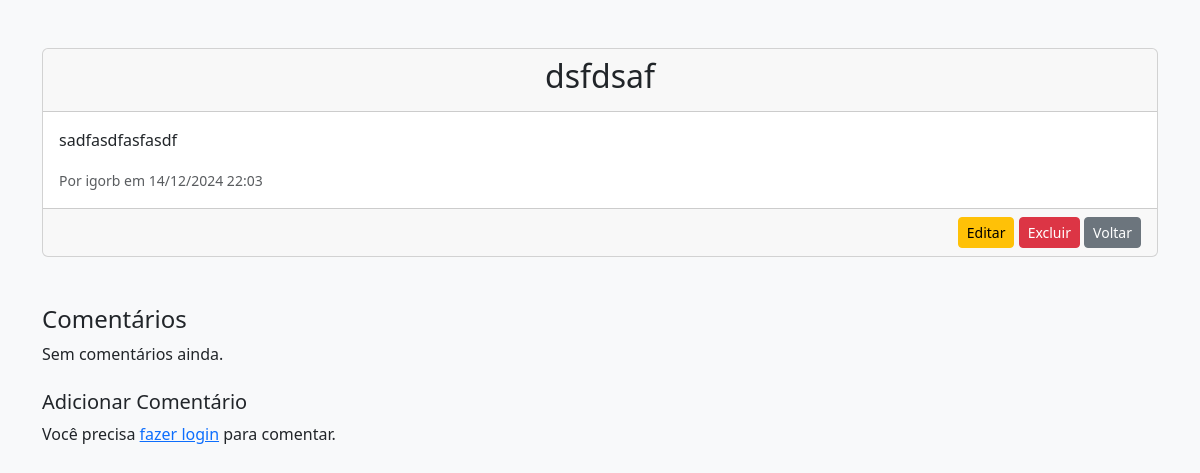
Page /post/5/ on the earlier database version.
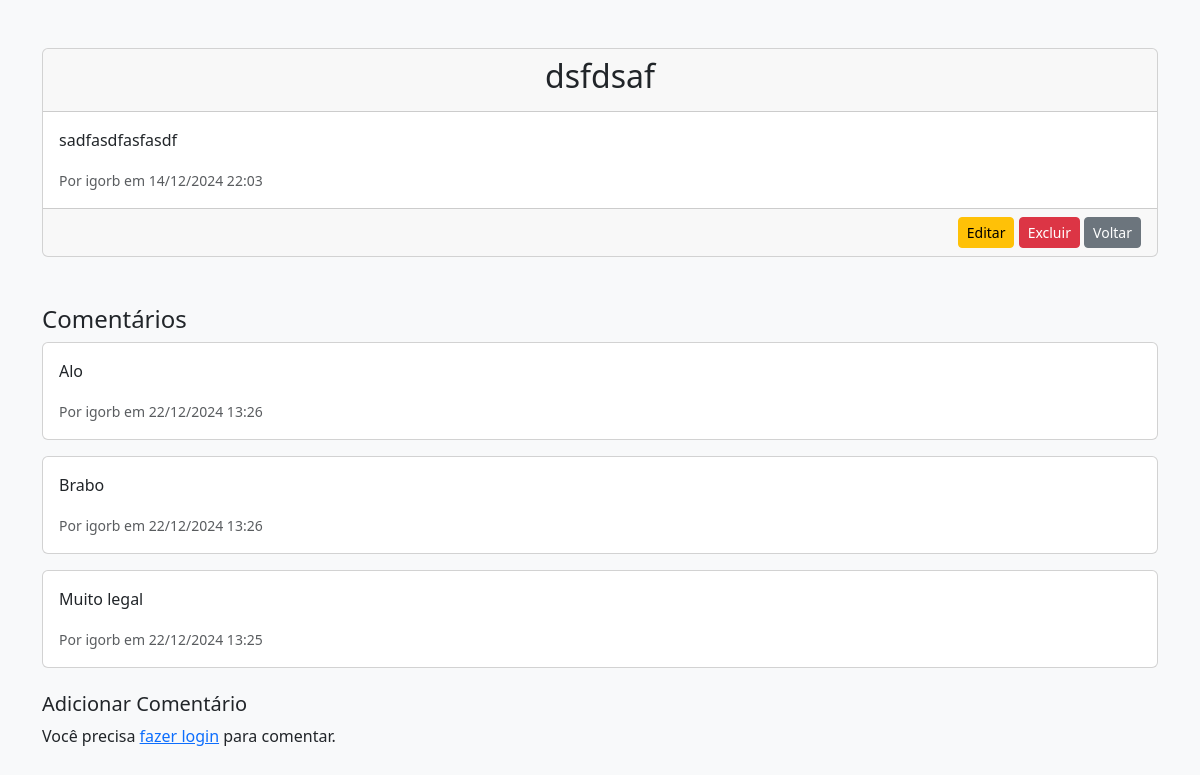
Same page on the later database version.
### blog/models.py (models this page shows, shortened)
class Post(models.Model):
    title = models.CharField(max_length=200)
    content = models.TextField()
    author = models.ForeignKey(User, on_delete=models.CASCADE)
    created_at = models.DateTimeField(default=timezone.now)
    updated_at = models.DateTimeField(auto_now=True)

class Comentario(models.Model):
    post = models.ForeignKey(
        Post, on_delete=models.CASCADE, related_name='comentarios')
    autor = models.ForeignKey(User, on_delete=models.CASCADE)
    conteudo = models.TextField()
    criado_em = models.DateTimeField(default=timezone.now)

### blog/views.py (the view)
# urls.py: path('post/<int:pk>/', views.post_detail, name='post_detail'),
def post_detail(request, pk):
    post = get_object_or_404(Post, pk=pk)
    comentarios = post.comentarios.all().order_by('-criado_em')
    if request.method == 'POST':
        if request.user.is_authenticated:
            form = ComentarioForm(request.POST)
            if form.is_valid():
                comentario = form.save(commit=False)
                comentario.post = post
                comentario.autor = request.user
                comentario.save()
                messages.success(request, 'Comentário adicionado com sucesso!')
                return redirect('post_detail', pk=post.pk)
        else:
            messages.error(request, 'Você precisa estar logado para comentar.')
            return redirect('login')
    else:
        form = ComentarioForm()
    return render(request, 'blog/post_detail.html', {
        'post': post,
        'comentarios': comentarios,
        'form': form
    })

### blog/templates/blog/post_detail.html (shortened to what this page needs)
<!DOCTYPE html>
<html>
<head>
    <link href="https://cdn.jsdelivr.net/npm/bootstrap@5.3.0-alpha1/dist/css/bootstrap.min.css" rel="stylesheet">
</head>
<body class="bg-light">
    <div class="container mt-5">
        <div class="card">
            <div class="card-header text-center">
                <h2>{{ post.title }}</h2>
            </div>
            <div class="card-body">
                <p class="card-text">
                    {{ post.content }}
                </p>
                <small class="text-muted">Por {{ post.author }} em {{ post.created_at|date:"d/m/Y H:i" }}</small>
            </div>
            <div class="card-footer text-end">
                <a href="{% url 'post_edit' post.pk %}" class="btn btn-warning btn-sm">Editar</a>
                <a href="{% url 'post_delete' post.pk %}" class="btn btn-danger btn-sm">Excluir</a>
                <a href="{% url 'post_list' %}" class="btn btn-secondary btn-sm">Voltar</a>
            </div>
        </div>
        <div class="mt-5">
            <h4>Comentários</h4>
            {% if comentarios %}
                {% for comentario in comentarios %}
                    <div class="card mb-3">
                        <div class="card-body">
                            <p class="card-text">{{ comentario.conteudo }}</p>
                            <small class="text-muted">Por {{ comentario.autor.username }} em {{ comentario.criado_em|date:"d/m/Y H:i" }}</small>
                        </div>
                    </div>
                {% endfor %}
            {% else %}
                <p>Sem comentários ainda.</p>
            {% endif %}
        </div>
        <div class="mt-4 mb-5">
            <h5>Adicionar Comentário</h5>
            {% if user.is_authenticated %}
                <form method="post">
                    {% csrf_token %}
                    {{ form.as_p }}
                    <button type="submit" class="btn btn-primary">Comentar</button>
                </form>
            {% else %}
                <p>Você precisa <a href="{% url 'login' %}">fazer login</a> para comentar.</p>
            {% endif %}
        </div>
    </div>
</body>
</html>

Differences in the rows shown:
added Comentario: conteudo "Alo", autor.username "igorb", criado_em "22/12/2024 13:26"
added Comentario: conteudo "Brabo", autor.username "igorb", criado_em "22/12/2024 13:26"
added Comentario: conteudo "Muito legal", autor.username "igorb", criado_em "22/12/2024 13:25"
Other differences:
text no longer shown: "Sem comentários ainda."
